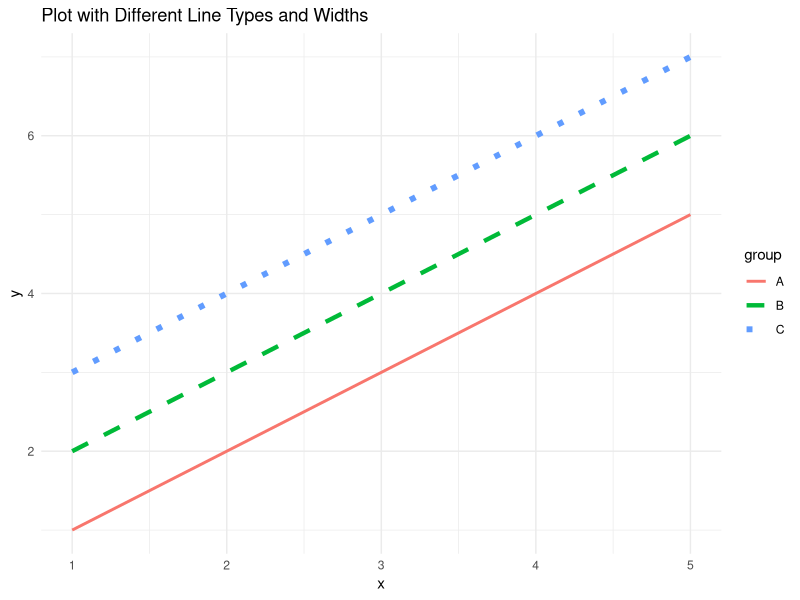

The R source for this figure:
# QUESTION :-
# Create a plot with different line types and widths. 


library(ggplot2)

# Create a ggplot plot
data <- data.frame( x = rep(1:5, 3), y = c(1:5, 2:6, 3:7), group = rep(c("A", "B", "C"), each = 5))

p <- ggplot(data, aes(x = x, y = y, group = group, linetype = group, size = group)) +
     geom_line(aes(color = group)) +
  
     scale_linetype_manual(values = c("A" = "solid", "B" = "dashed", "C" = "dotted")) +
     scale_size_manual(values = c("A" = 1, "B" = 1.5, "C" = 2)) +
  
     ggtitle("Plot with Different Line Types and Widths") +
     theme_minimal()

# Print the plot
print(p)
